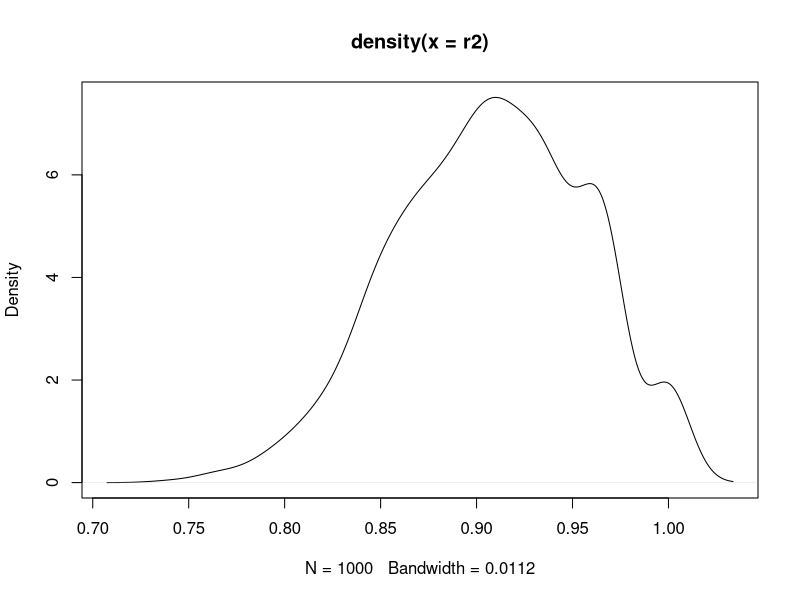

Recreate this plot in R.
library(lattice)
library(car)
set.seed(123)
online.news.popularity <- read.csv(file="new_sample_OnlineNewsPopularity.csv",head=TRUE,sep=",")

normalize <- function(x) {
  y <- (x - min(x))/(max(x) - min(x))
  y
}

###################################################
### 1. Build multiple linear regression         ###
###################################################
n <- ncol(online.news.popularity)
data <- online.news.popularity[,-c(1,2,n)]
data <- transform(data, num_hrefs = log(num_hrefs), num_self_hrefs = log(num_self_hrefs),
                  self_reference_avg_sharess = log(self_reference_avg_sharess),
                  shares = log(shares), n_tokens_content = log(n_tokens_content))
data[data == -Inf] = -4000
data.nrm <- as.data.frame(apply(data, MARGIN = 2, normalize))



min.model <- lm(num_hrefs~1, data=data)
max.model <- lm(num_hrefs~., data=data)
bidir.model <- step(min.model,  scope=list(upper=max.model), data = data, direction = "both", trace = 0)

min.model.nrm <- lm(num_hrefs~1, data=data.nrm)
max.model.nrm <- lm(num_hrefs~., data=data.nrm)
bidir.model.nrm <- step(min.model.nrm,  scope=list(upper=max.model.nrm), data = data.nrm, direction = "both", trace = 0)

summary(bidir.model)
summary(bidir.model.nrm)

# fwd.model <- step(min.model,  scope=list(lower=min.model, upper=max.model), direction = "forward", trace = 0)
# bcwd.model <- step(max.model,  data = data, direction = "backward", trace = 0)
# summary(fwd.model)
# summary(bcwd.model)

##############################################
### 2. Determinacy coefficient, its CI     ###
##############################################

alpha = 0.95
mr <- summary(bidir.model)

get.R2.distribution <- function(data, num_iterations, bs_sample_size) {
  sapply(1:num_iterations, function(n) {
    indices <- sample(1:(nrow(data)), bs_sample_size, replace = TRUE)
    bs.data <- data[indices,]
    mr <- lm(num_hrefs ~ n_tokens_content + num_self_hrefs + n_unique_tokens + 
         global_rate_positive_words + timedelta + avg_positive_polarity + 
         average_token_length + data_channel_is_entertainment, data = bs.data)
    summary(mr)$adj.r.squared
  })
}

r2 <- get.R2.distribution(data, 1000,1000)
plot(density(r2))

CI_R2 <- c(quantile(r2, probs = (1 - alpha)/2), 
           quantile(r2, probs = (1 + alpha)/2))

CI_R2
mr$adj.r.squared

#############################################
### 3. Linear, Fisher discriminant rule   ###
#############################################
